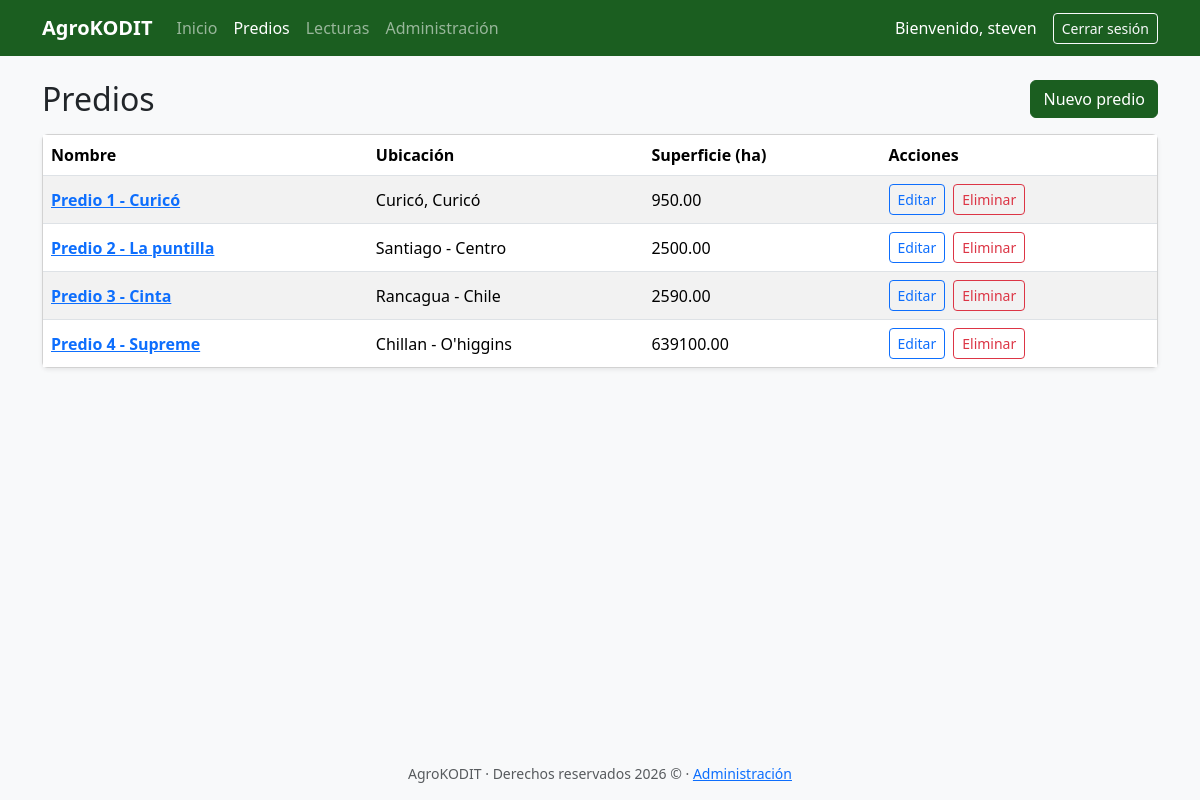
/predios/ (signed in), run on the app's committed database.
### gestor/models.py (models this page shows, shortened)
class Predio(models.Model):
    nombre = models.CharField(max_length=100)
    ubicacion = models.CharField("ubicación", max_length=200)
    superficie_hectareas = models.DecimalField(max_digits=8, decimal_places=2)
    class Meta:
        ordering = ["nombre"]
        verbose_name = "Predio"
        verbose_name_plural = "Predios"

### gestor/views.py (the view)
# urls.py: path("predios/", views.PredioListView.as_view(), name="predio_list"),
class PredioListView(LoginRequiredMixin, PermissionRequiredMixin, ListView):
    model = Predio
    permission_required = "gestor.view_predio"
    paginate_by = 10
    template_name = "predio_list.html"

### AgroKODIT/templates/predio_list.html (shortened to what this page needs)
{% extends "base.html" %}
{% block content %}
<div class="d-flex flex-wrap justify-content-between align-items-center gap-2 mb-3">
  <h1 class="h2 mb-0">Predios</h1>
  {% if perms.gestor.add_predio %}
  <a class="btn btn-primary" href="{% url 'predio_create' %}">Nuevo predio</a>
  {% endif %}
</div>
{% if object_list %}
<div class="card shadow-sm">
  <div class="table-responsive">
    <table class="table table-striped table-hover align-middle mb-0">
      <thead>
        <tr>
          <th scope="col">Nombre</th>
          <th scope="col">Ubicación</th>
          <th scope="col">Superficie (ha)</th>
          <th scope="col">Acciones</th>
        </tr>
      </thead>
      <tbody>
        {% for p in object_list %}
        <tr>
          <th scope="row"><a href="{% url 'predio_detail' p.pk %}">{{ p.nombre }}</a></th>
          <td>{{ p.ubicacion }}</td>
          <td>{{ p.superficie_hectareas }}</td>
          <td>
            <div class="d-flex gap-2">
              {% if perms.gestor.change_predio %}
              <a class="btn btn-sm btn-outline-primary" href="{% url 'predio_update' p.pk %}">Editar<span class="visually-hidden"> {{ p.nombre }}</span></a>
              {% endif %}
              {% if perms.gestor.delete_predio %}
              <a class="btn btn-sm btn-outline-danger" href="{% url 'predio_delete' p.pk %}">Eliminar<span class="visually-hidden"> {{ p.nombre }}</span></a>
              {% endif %}
            </div>
          </td>
        </tr>
        {% endfor %}
      </tbody>
    </table>
  </div>
</div>
{% else %}
<div class="alert alert-info">Aún no hay predios registrados.</div>
{% endif %}
{% endblock %}

### AgroKODIT/templates/base.html (shortened to what this page needs)
{% load static %}
<!DOCTYPE html>
<html lang="es">
<head>
  <link rel="stylesheet" href="https://cdn.jsdelivr.net/npm/bootstrap@5.3.3/dist/css/bootstrap.min.css">
  <link rel="stylesheet" href="{% static 'css/agrokodit.css' %}">
</head>
<body class="d-flex flex-column min-vh-100 bg-body-tertiary">
  <header>
    <nav class="navbar navbar-expand-lg navbar-dark bg-agro" aria-label="Navegación principal">
      <div class="container">
        <a class="navbar-brand fw-bold" href="{% url 'dashboard' %}">AgroKODIT</a>
        {% if user.is_authenticated %}
        <div class="collapse navbar-collapse" id="menu">
          <ul class="navbar-nav me-auto mb-2 mb-lg-0">
            <li class="nav-item">
              <a class="nav-link{% if request.resolver_match.url_name == 'dashboard' %} active{% endif %}"
                 href="{% url 'dashboard' %}">Inicio</a>
            </li>
            {% if perms.gestor.view_predio %}
            <li class="nav-item">
              <a class="nav-link{% if 'predio' in request.resolver_match.url_name or 'cuartel' in request.resolver_match.url_name %} active{% endif %}"
                 {% if 'predio' in request.resolver_match.url_name or 'cuartel' in request.resolver_match.url_name %}aria-current="page"{% endif %}
                 href="{% url 'predio_list' %}">Predios</a>
            </li>
            {% endif %}
            {% if perms.gestor.view_lecturasensor %}
            <li class="nav-item">
              <a class="nav-link{% if 'lectura' in request.resolver_match.url_name %} active{% endif %}"
                 href="{% url 'lectura_list' %}">Lecturas</a>
            </li>
            {% endif %}
            {% if user.is_staff %}
            <li class="nav-item">
              <a class="nav-link " href="{% url 'admin:index' %}">Administración</a>
            </li>
            {% endif %}
          </ul>
          <div class="d-flex align-items-center gap-3 text-white">
            <span>Bienvenido, {{ user.get_full_name|default:user.username }}</span>
            <form method="post" action="{% url 'logout' %}">
              <button type="submit" class="btn btn-outline-light btn-sm">Cerrar sesión</button>
            </form>
          </div>
        </div>
        {% endif %}
      </div>
    </nav>
  </header>
  <main id="contenido" tabindex="-1" class="container py-4">
    {% block content %}{% endblock %}
  </main>
  <footer class="mt-auto py-3 text-center text-body-secondary small">
    AgroKODIT · Derechos reservados 2026 &copy; {{ now|date:"Y" }} · <a href=" {% url 'admin:index' %}">Administración</a>
  </footer>
</body>
</html>

### AgroKODIT/static/css/agrokodit.css (style rules this page uses)
:root { --agro: #1b5e20; --agro-oscuro: #144a19; --bs-link-color: var(--agro); --bs-link-hover-color: var(--agro-oscuro); }
.bg-agro { background-color: var(--agro) !important; }
.btn-primary { --bs-btn-bg: var(--agro); --bs-btn-border-color: var(--agro); --bs-btn-hover-bg: var(--agro-oscuro); --bs-btn-hover-border-color: var(--agro-oscuro); --bs-btn-active-bg: var(--agro-oscuro); --bs-btn-active-border-color: var(--agro-oscuro); --bs-btn-disabled-bg: var(--agro); --bs-btn-disabled-border-color: var(--agro); }

### data on the page
Predio: nombre "Predio 1 - Curicó", ubicacion "Curicó, Curicó", superficie_hectareas "950.00"
Predio: nombre "Predio 2 - La puntilla", ubicacion "Santiago - Centro", superficie_hectareas "2500.00"
Predio: nombre "Predio 3 - Cinta", ubicacion "Rancagua - Chile", superficie_hectareas "2590.00"
Predio: nombre "Predio 4 - Supreme", ubicacion "Chillan - O'higgins", superficie_hectareas "639100.00"

### other printed values
{{ user.get_full_name|default:user.username }} "steven"
